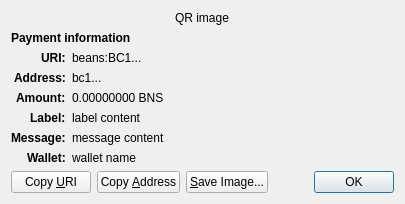
<?xml version="1.0" encoding="UTF-8"?>
<ui version="4.0">
 <class>ReceiveRequestDialog</class>
 <widget class="QDialog" name="ReceiveRequestDialog">
  <property name="geometry">
   <rect>
    <x>0</x>
    <y>0</y>
    <width>413</width>
    <height>229</height>
   </rect>
  </property>
  <property name="windowTitle">
   <string>Request payment to ...</string>
  </property>
  <layout class="QGridLayout" name="gridLayout" columnstretch="0,1">
   <property name="sizeConstraint">
    <enum>QLayout::SetFixedSize</enum>
   </property>
   <item row="0" column="0" colspan="2" alignment="Qt::AlignHCenter">
    <widget class="QRImageWidget" name="qr_code">
     <property name="text">
      <string notr="true">QR image</string>
     </property>
     <property name="textInteractionFlags">
      <set>Qt::NoTextInteraction</set>
     </property>
    </widget>
   </item>
   <item row="1" column="0" colspan="2">
    <widget class="QLabel" name="payment_header">
     <property name="font">
      <font>
       <weight>75</weight>
       <bold>true</bold>
      </font>
     </property>
     <property name="text">
      <string>Payment information</string>
     </property>
     <property name="textInteractionFlags">
      <set>Qt::NoTextInteraction</set>
     </property>
    </widget>
   </item>
   <item row="2" column="0" alignment="Qt::AlignRight|Qt::AlignTop">
    <widget class="QLabel" name="uri_tag">
     <property name="font">
      <font>
       <weight>75</weight>
       <bold>true</bold>
      </font>
     </property>
     <property name="text">
      <string notr="true">URI:</string>
     </property>
     <property name="textFormat">
      <enum>Qt::PlainText</enum>
     </property>
     <property name="textInteractionFlags">
      <set>Qt::NoTextInteraction</set>
     </property>
    </widget>
   </item>
   <item row="2" column="1" alignment="Qt::AlignTop">
    <widget class="QLabel" name="uri_content">
     <property name="text">
      <string notr="true">beans:BC1...</string>
     </property>
     <property name="textFormat">
      <enum>Qt::RichText</enum>
     </property>
     <property name="wordWrap">
      <bool>true</bool>
     </property>
     <property name="textInteractionFlags">
      <set>Qt::TextSelectableByMouse</set>
     </property>
    </widget>
   </item>
   <item row="3" column="0" alignment="Qt::AlignRight|Qt::AlignTop">
    <widget class="QLabel" name="address_tag">
     <property name="font">
      <font>
       <weight>75</weight>
       <bold>true</bold>
      </font>
     </property>
     <property name="text">
      <string>Address:</string>
     </property>
     <property name="textInteractionFlags">
      <set>Qt::NoTextInteraction</set>
     </property>
    </widget>
   </item>
   <item row="3" column="1" alignment="Qt::AlignTop">
    <widget class="QLabel" name="address_content">
     <property name="text">
      <string notr="true">bc1...</string>
     </property>
     <property name="textFormat">
      <enum>Qt::PlainText</enum>
     </property>
     <property name="textInteractionFlags">
      <set>Qt::TextSelectableByMouse</set>
     </property>
    </widget>
   </item>
   <item row="4" column="0" alignment="Qt::AlignRight|Qt::AlignTop">
    <widget class="QLabel" name="amount_tag">
     <property name="font">
      <font>
       <weight>75</weight>
       <bold>true</bold>
      </font>
     </property>
     <property name="text">
      <string>Amount:</string>
     </property>
     <property name="textInteractionFlags">
      <set>Qt::NoTextInteraction</set>
     </property>
    </widget>
   </item>
   <item row="4" column="1" alignment="Qt::AlignTop">
    <widget class="QLabel" name="amount_content">
     <property name="text">
      <string notr="true">0.00000000 BNS</string>
     </property>
     <property name="textFormat">
      <enum>Qt::PlainText</enum>
     </property>
     <property name="textInteractionFlags">
      <set>Qt::TextSelectableByMouse</set>
     </property>
    </widget>
   </item>
   <item row="5" column="0" alignment="Qt::AlignRight|Qt::AlignTop">
    <widget class="QLabel" name="label_tag">
     <property name="font">
      <font>
       <weight>75</weight>
       <bold>true</bold>
      </font>
     </property>
     <property name="text">
      <string>Label:</string>
     </property>
     <property name="textInteractionFlags">
      <set>Qt::NoTextInteraction</set>
     </property>
    </widget>
   </item>
   <item row="5" column="1" alignment="Qt::AlignTop">
    <widget class="QLabel" name="label_content">
     <property name="text">
      <string notr="true">label content</string>
     </property>
     <property name="textFormat">
      <enum>Qt::PlainText</enum>
     </property>
     <property name="wordWrap">
      <bool>true</bool>
     </property>
     <property name="textInteractionFlags">
      <set>Qt::TextSelectableByMouse</set>
     </property>
    </widget>
   </item>
   <item row="6" column="0" alignment="Qt::AlignRight|Qt::AlignTop">
    <widget class="QLabel" name="message_tag">
     <property name="font">
      <font>
       <weight>75</weight>
       <bold>true</bold>
      </font>
     </property>
     <property name="text">
      <string>Message:</string>
     </property>
     <property name="textInteractionFlags">
      <set>Qt::NoTextInteraction</set>
     </property>
    </widget>
   </item>
   <item row="6" column="1" alignment="Qt::AlignTop">
    <widget class="QLabel" name="message_content">
     <property name="text">
      <string notr="true">message content</string>
     </property>
     <property name="textFormat">
      <enum>Qt::PlainText</enum>
     </property>
     <property name="wordWrap">
      <bool>true</bool>
     </property>
     <property name="textInteractionFlags">
      <set>Qt::TextSelectableByMouse</set>
     </property>
    </widget>
   </item>
   <item row="7" column="0" alignment="Qt::AlignRight|Qt::AlignTop">
    <widget class="QLabel" name="wallet_tag">
     <property name="font">
      <font>
       <weight>75</weight>
       <bold>true</bold>
      </font>
     </property>
     <property name="text">
      <string>Wallet:</string>
     </property>
     <property name="textInteractionFlags">
      <set>Qt::NoTextInteraction</set>
     </property>
    </widget>
   </item>
   <item row="7" column="1" alignment="Qt::AlignTop">
    <widget class="QLabel" name="wallet_content">
     <property name="text">
      <string notr="true">wallet name</string>
     </property>
     <property name="textFormat">
      <enum>Qt::PlainText</enum>
     </property>
     <property name="wordWrap">
      <bool>true</bool>
     </property>
     <property name="textInteractionFlags">
      <set>Qt::TextSelectableByMouse</set>
     </property>
    </widget>
   </item>
   <item row="8" column="0" colspan="2">
    <layout class="QHBoxLayout" name="horizontalLayout">
     <item>
      <widget class="QPushButton" name="btnCopyURI">
       <property name="text">
        <string>Copy &amp;URI</string>
       </property>
       <property name="autoDefault">
        <bool>false</bool>
       </property>
      </widget>
     </item>
     <item>
      <widget class="QPushButton" name="btnCopyAddress">
       <property name="text">
        <string>Copy &amp;Address</string>
       </property>
       <property name="autoDefault">
        <bool>false</bool>
       </property>
      </widget>
     </item>
     <item>
      <widget class="QPushButton" name="btnSaveAs">
       <property name="text">
        <string>&amp;Save Image...</string>
       </property>
       <property name="autoDefault">
        <bool>false</bool>
       </property>
      </widget>
     </item>
     <item>
      <spacer name="horizontalSpacer_2">
       <property name="orientation">
        <enum>Qt::Horizontal</enum>
       </property>
       <property name="sizeHint" stdset="0">
        <size>
         <width>40</width>
         <height>20</height>
        </size>
       </property>
      </spacer>
     </item>
     <item>
      <widget class="QDialogButtonBox" name="buttonBox">
       <property name="focusPolicy">
        <enum>Qt::StrongFocus</enum>
       </property>
       <property name="standardButtons">
        <set>QDialogButtonBox::Ok</set>
       </property>
      </widget>
     </item>
    </layout>
   </item>
  </layout>
 </widget>
 <customwidgets>
  <customwidget>
   <class>QRImageWidget</class>
   <extends>QLabel</extends>
   <header>qt/qrimagewidget.h</header>
  </customwidget>
 </customwidgets>
 <tabstops>
  <tabstop>buttonBox</tabstop>
  <tabstop>btnCopyURI</tabstop>
  <tabstop>btnCopyAddress</tabstop>
  <tabstop>btnSaveAs</tabstop>
 </tabstops>
 <resources/>
 <connections>
  <connection>
   <sender>buttonBox</sender>
   <signal>accepted()</signal>
   <receiver>ReceiveRequestDialog</receiver>
   <slot>accept()</slot>
   <hints>
    <hint type="sourcelabel">
     <x>135</x>
     <y>230</y>
    </hint>
    <hint type="destinationlabel">
     <x>135</x>
     <y>126</y>
    </hint>
   </hints>
  </connection>
 </connections>
</ui>
